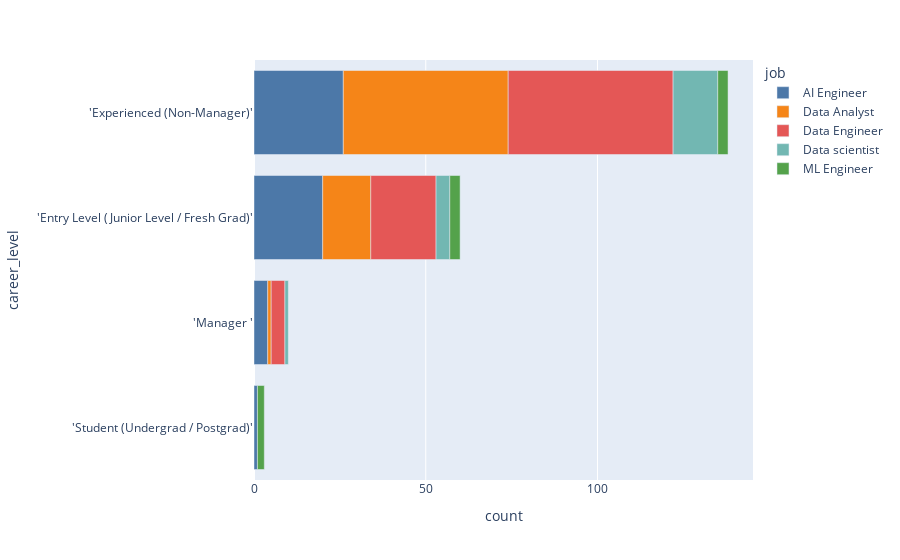

Notebook source saved alongside this figure:
### Code cell
career_level_bar=px.bar(career_level_df,y= 'career_level' , x='count' , color='job' , color_discrete_sequence=px.colors.qualitative.T10)
career_level_bar.update_layout(yaxis={'categoryorder':'total ascending'})

### Figure 1 — Plotly figure (JSON) as saved in the notebook; plotly's stock layout.template omitted (floating-point values rounded to 4 significant figures)
{"data": [{"alignmentgroup": "True", "hovertemplate": "job=AI Engineer<br>count=%{x}<br>career_level=%{y}<extra></extra>", "legendgroup": "AI Engineer", "marker": {"color": "#4C78A8", "pattern": {"shape": ""}}, "name": "AI Engineer", "offsetgroup": "AI Engineer", "orientation": "h", "showlegend": true, "textposition": "auto", "type": "bar", "x": [20, 26, 4, 1], "xaxis": "x", "y": ["'Entry Level (Junior Level / Fresh Grad)'", "'Experienced (Non-Manager)'", "'Manager '", "'Student (Undergrad / Postgrad)'"], "yaxis": "y"}, {"alignmentgroup": "True", "hovertemplate": "job=Data Analyst<br>count=%{x}<br>career_level=%{y}<extra></extra>", "legendgroup": "Data Analyst", "marker": {"color": "#F58518", "pattern": {"shape": ""}}, "name": "Data Analyst", "offsetgroup": "Data Analyst", "orientation": "h", "showlegend": true, "textposition": "auto", "type": "bar", "x": [14, 48, 1], "xaxis": "x", "y": ["'Entry Level (Junior Level / Fresh Grad)'", "'Experienced (Non-Manager)'", "'Manager '"], "yaxis": "y"}, {"alignmentgroup": "True", "hovertemplate": "job=Data Engineer<br>count=%{x}<br>career_level=%{y}<extra></extra>", "legendgroup": "Data Engineer", "marker": {"color": "#E45756", "pattern": {"shape": ""}}, "name": "Data Engineer", "offsetgroup": "Data Engineer", "orientation": "h", "showlegend": true, "textposition": "auto", "type": "bar", "x": [19, 48, 4], "xaxis": "x", "y": ["'Entry Level (Junior Level / Fresh Grad)'", "'Experienced (Non-Manager)'", "'Manager '"], "yaxis": "y"}, {"alignmentgroup": "True", "hovertemplate": "job=Data scientist<br>count=%{x}<br>career_level=%{y}<extra></extra>", "legendgroup": "Data scientist", "marker": {"color": "#72B7B2", "pattern": {"shape": ""}}, "name": "Data scientist", "offsetgroup": "Data scientist", "orientation": "h", "showlegend": true, "textposition": "auto", "type": "bar", "x": [4, 13, 1], "xaxis": "x", "y": ["'Entry Level (Junior Level / Fresh Grad)'", "'Experienced (Non-Manager)'", "'Manager '"], "yaxis": "y"}, {"alignmentgroup": "True", "hovertemplate": "job=ML Engineer<br>count=%{x}<br>career_level=%{y}<extra></extra>", "legendgroup": "ML Engineer", "marker": {"color": "#54A24B", "pattern": {"shape": ""}}, "name": "ML Engineer", "offsetgroup": "ML Engineer", "orientation": "h", "showlegend": true, "textposition": "auto", "type": "bar", "x": [3, 3, 2], "xaxis": "x", "y": ["'Entry Level (Junior Level / Fresh Grad)'", "'Experienced (Non-Manager)'", "'Student (Undergrad / Postgrad)'"], "yaxis": "y"}], "layout": {"barmode": "relative", "legend": {"title": {"text": "job"}, "tracegroupgap": 0}, "margin": {"t": 60}, "xaxis": {"anchor": "y", "domain": [0, 1], "title": {"text": "count"}}, "yaxis": {"anchor": "x", "categoryorder": "total ascending", "domain": [0, 1], "title": {"text": "career_level"}}}}
